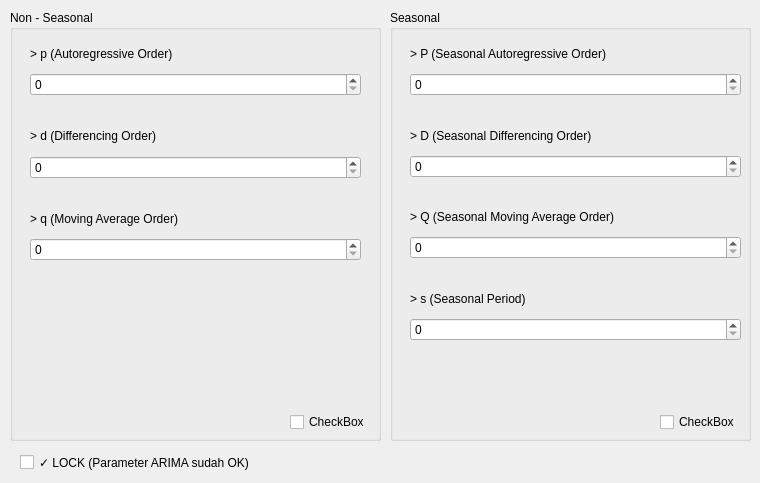
      <widget class="QWidget" name="ARIMA_Parameter">
       <attribute name="title">
        <string>ARIMA</string>
       </attribute>
       <widget class="QGroupBox" name="groupBox_15">
        <property name="geometry">
         <rect>
          <x>390</x>
          <y>10</y>
          <width>361</width>
          <height>431</height>
         </rect>
        </property>
        <property name="title">
         <string>Seasonal</string>
        </property>
        <widget class="QWidget" name="verticalLayoutWidget_6">
         <property name="geometry">
          <rect>
           <x>20</x>
           <y>30</y>
           <width>331</width>
           <height>301</height>
          </rect>
         </property>
         <layout class="QVBoxLayout" name="verticalLayout_6">
          <item>
           <widget class="QLabel" name="label_25">
            <property name="text">
             <string>&gt; P (Seasonal Autoregressive Order)</string>
            </property>
           </widget>
          </item>
          <item>
           <widget class="QSpinBox" name="spinBox_13"/>
          </item>
          <item>
           <spacer name="horizontalSpacer_13">
            <property name="orientation">
             <enum>Qt::Orientation::Horizontal</enum>
            </property>
            <property name="sizeHint" stdset="0">
             <size>
              <width>40</width>
              <height>20</height>
             </size>
            </property>
           </spacer>
          </item>
          <item>
           <widget class="QLabel" name="label_26">
            <property name="text">
             <string>&gt; D (Seasonal Differencing Order)</string>
            </property>
           </widget>
          </item>
          <item>
           <widget class="QSpinBox" name="spinBox_14"/>
          </item>
          <item>
           <spacer name="horizontalSpacer_14">
            <property name="orientation">
             <enum>Qt::Orientation::Horizontal</enum>
            </property>
            <property name="sizeHint" stdset="0">
             <size>
              <width>40</width>
              <height>20</height>
             </size>
            </property>
           </spacer>
          </item>
          <item>
           <widget class="QLabel" name="label_27">
            <property name="text">
             <string>&gt; Q (Seasonal Moving Average Order)</string>
            </property>
           </widget>
          </item>
          <item>
           <widget class="QSpinBox" name="spinBox_15"/>
          </item>
          <item>
           <spacer name="horizontalSpacer_15">
            <property name="orientation">
             <enum>Qt::Orientation::Horizontal</enum>
            </property>
            <property name="sizeHint" stdset="0">
             <size>
              <width>40</width>
              <height>20</height>
             </size>
            </property>
           </spacer>
          </item>
          <item>
           <widget class="QLabel" name="label_28">
            <property name="text">
             <string>&gt; s (Seasonal Period)</string>
            </property>
           </widget>
          </item>
          <item>
           <widget class="QSpinBox" name="spinBox_16"/>
          </item>
         </layout>
        </widget>
        <widget class="QCheckBox" name="checkBox_3">
         <property name="enabled">
          <bool>true</bool>
         </property>
         <property name="geometry">
          <rect>
           <x>270</x>
           <y>400</y>
           <width>84</width>
           <height>24</height>
          </rect>
         </property>
         <property name="text">
          <string>CheckBox</string>
         </property>
        </widget>
       </widget>
       <widget class="QGroupBox" name="groupBox_22">
        <property name="geometry">
         <rect>
          <x>10</x>
          <y>10</y>
          <width>371</width>
          <height>431</height>
         </rect>
        </property>
        <property name="title">
         <string>Non - Seasonal</string>
        </property>
        <widget class="QWidget" name="verticalLayoutWidget_5">
         <property name="geometry">
          <rect>
           <x>20</x>
           <y>30</y>
           <width>331</width>
           <height>221</height>
          </rect>
         </property>
         <layout class="QVBoxLayout" name="verticalLayout_5">
          <item>
           <widget class="QLabel" name="label_20">
            <property name="text">
             <string>&gt; p (Autoregressive Order)</string>
            </property>
           </widget>
          </item>
          <item>
           <widget class="QSpinBox" name="spinBox_8"/>
          </item>
          <item>
           <spacer name="horizontalSpacer_9">
            <property name="orientation">
             <enum>Qt::Orientation::Horizontal</enum>
            </property>
            <property name="sizeHint" stdset="0">
             <size>
              <width>40</width>
              <height>20</height>
             </size>
            </property>
           </spacer>
          </item>
          <item>
           <widget class="QLabel" name="label_21">
            <property name="text">
             <string>&gt; d (Differencing Order)</string>
            </property>
           </widget>
          </item>
          <item>
           <widget class="QSpinBox" name="spinBox_9"/>
          </item>
          <item>
           <spacer name="horizontalSpacer_10">
            <property name="orientation">
             <enum>Qt::Orientation::Horizontal</enum>
            </property>
            <property name="sizeHint" stdset="0">
             <size>
              <width>40</width>
              <height>20</height>
             </size>
            </property>
           </spacer>
          </item>
          <item>
           <widget class="QLabel" name="label_22">
            <property name="text">
             <string>&gt; q (Moving Average Order)</string>
            </property>
           </widget>
          </item>
          <item>
           <widget class="QSpinBox" name="spinBox_10"/>
          </item>
         </layout>
        </widget>
        <widget class="QCheckBox" name="checkBox_2">
         <property name="geometry">
          <rect>
           <x>280</x>
           <y>400</y>
           <width>84</width>
           <height>24</height>
          </rect>
         </property>
         <property name="text">
          <string>CheckBox</string>
         </property>
        </widget>
       </widget>
       <widget class="QCheckBox" name="checkBox_lock_arima">
        <property name="geometry">
         <rect>
          <x>20</x>
          <y>450</y>
          <width>351</width>
          <height>24</height>
         </rect>
        </property>
        <property name="text">
         <string>✓ LOCK (Parameter ARIMA sudah OK)</string>
        </property>
        <property name="checked">
         <bool>false</bool>
        </property>
       </widget>
      </widget>
